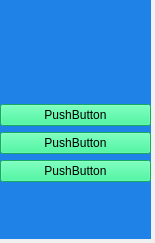
<?xml version="1.0" encoding="UTF-8"?>
<ui version="4.0">
 <class>MenuWidget</class>
 <widget class="QWidget" name="MenuWidget">
  <property name="geometry">
   <rect>
    <x>0</x>
    <y>0</y>
    <width>155</width>
    <height>243</height>
   </rect>
  </property>
  <property name="minimumSize">
   <size>
    <width>50</width>
    <height>100</height>
   </size>
  </property>
  <property name="windowTitle">
   <string>Menu</string>
  </property>
  <property name="windowOpacity">
   <double>0.000000000000000</double>
  </property>
  <property name="autoFillBackground">
   <bool>true</bool>
  </property>
  <property name="styleSheet">
   <string notr="true">QWidget#verticalLayoutWidget 
{
	background-color: rgba(30, 130, 230, 1);
}

QPushButton 
{
	background-color: rgba(31, 237, 134, 1);
}</string>
  </property>
  <widget class="QWidget" name="verticalLayoutWidget">
   <property name="geometry">
    <rect>
     <x>0</x>
     <y>0</y>
     <width>151</width>
     <height>239</height>
    </rect>
   </property>
   <layout class="QVBoxLayout" name="verticalLayout">
    <property name="sizeConstraint">
     <enum>QLayout::SetDefaultConstraint</enum>
    </property>
    <item>
     <layout class="QHBoxLayout" name="horizontalLayout_2">
      <item>
       <widget class="QLabel" name="label">
        <property name="minimumSize">
         <size>
          <width>40</width>
          <height>40</height>
         </size>
        </property>
        <property name="maximumSize">
         <size>
          <width>40</width>
          <height>40</height>
         </size>
        </property>
        <property name="text">
         <string/>
        </property>
        <property name="textFormat">
         <enum>Qt::PlainText</enum>
        </property>
        <property name="pixmap">
         <pixmap>../../content/image/512px-Reorder_font_awesome.svg.png</pixmap>
        </property>
        <property name="scaledContents">
         <bool>true</bool>
        </property>
        <property name="margin">
         <number>5</number>
        </property>
       </widget>
      </item>
     </layout>
    </item>
    <item>
     <spacer name="verticalSpacer">
      <property name="orientation">
       <enum>Qt::Vertical</enum>
      </property>
      <property name="sizeHint" stdset="0">
       <size>
        <width>20</width>
        <height>40</height>
       </size>
      </property>
     </spacer>
    </item>
    <item>
     <layout class="QVBoxLayout" name="verticalLayout_2">
      <item>
       <widget class="QPushButton" name="pushButton_3">
        <property name="text">
         <string>PushButton</string>
        </property>
       </widget>
      </item>
      <item>
       <widget class="QPushButton" name="pushButton">
        <property name="text">
         <string>PushButton</string>
        </property>
       </widget>
      </item>
      <item>
       <widget class="QPushButton" name="pushButton_2">
        <property name="text">
         <string>PushButton</string>
        </property>
       </widget>
      </item>
     </layout>
    </item>
    <item>
     <spacer name="verticalSpacer_2">
      <property name="orientation">
       <enum>Qt::Vertical</enum>
      </property>
      <property name="sizeHint" stdset="0">
       <size>
        <width>20</width>
        <height>40</height>
       </size>
      </property>
     </spacer>
    </item>
   </layout>
  </widget>
 </widget>
 <resources/>
 <connections/>
</ui>
